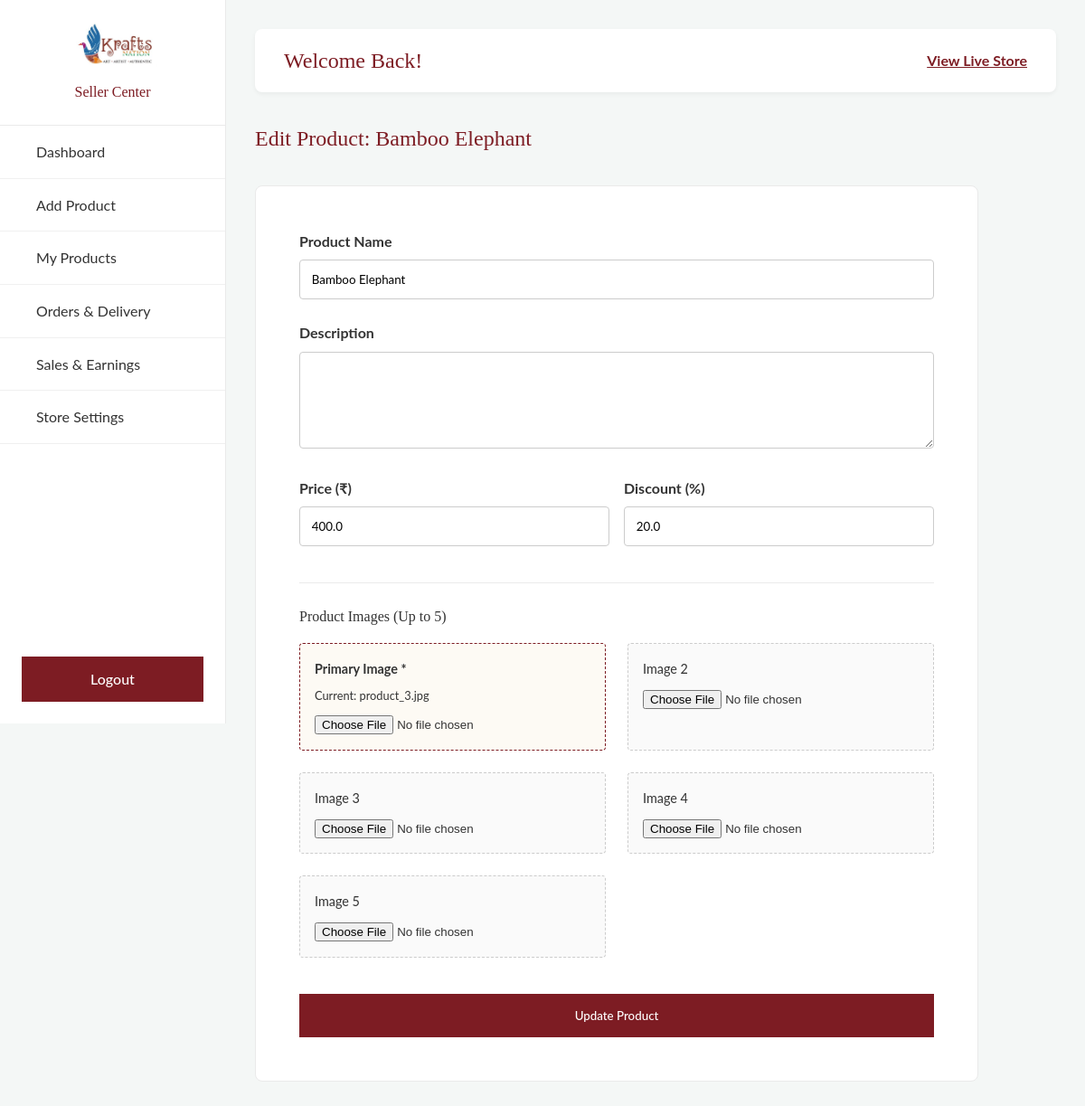
/seller/edit-product/1 (signed in), run on the app's committed database.
### models/product.py (models this page shows)
class Product(db.Model):
    __tablename__ = 'products'
    id = db.Column(db.Integer, primary_key=True)
    name = db.Column(db.String(255), nullable=False)
    description = db.Column(db.Text, nullable=True)
    price = db.Column(db.Float, nullable=False)
    discount = db.Column(db.Float, default=0.0)
    seller_id = db.Column(db.Integer, db.ForeignKey('users.id'), nullable=False)
    seller = db.relationship('User', foreign_keys=[seller_id])
    image_1 = db.Column(db.String(255), nullable=True)
    image_2 = db.Column(db.String(255), nullable=True)
    image_3 = db.Column(db.String(255), nullable=True)
    image_4 = db.Column(db.String(255), nullable=True)
    image_5 = db.Column(db.String(255), nullable=True)
    created_at = db.Column(db.DateTime, default=datetime.utcnow)

### routes/seller.py (the view, shortened to what this page needs)
@bp.route('/edit-product/<int:product_id>', methods=['GET', 'POST'])
def edit_product(product_id):
    if not check_seller(): return redirect(url_for('auth.login'))
    product = Product.query.get_or_404(product_id)
    if product.seller_id != session['user_id']:
        return "Unauthorized", 401
    return render_template('seller/edit_product.html', product=product)

### routes/seller.py (called while the page is built)
def check_seller():
    if not session.get('user_id') or session.get('role') != 'SELLER':
        flash('Please login as a seller to access this page.')
        return False
    return True

### templates/seller/edit_product.html (shortened to what this page needs)
{% extends "seller/seller_base.html" %}
{% block content %}
<div style="max-width: 800px;">
    <h2 style="color: var(--color-primary); margin-bottom: 2rem;">Edit Product: {{ product.name }}</h2>
    <div style="background: white; border: 1px solid var(--border-color); padding: 3rem; border-radius: 8px;">
        <form action="{{ url_for('seller.edit_product', product_id=product.id) }}" method="POST" enctype="multipart/form-data" style="display: flex; flex-direction: column; gap: 1.5rem;">
            <div>
                <label style="display: block; font-weight: bold; margin-bottom: 0.5rem;">Product Name</label>
                <input type="text" name="name" value="{{ product.name }}" required style="width: 100%; padding: 0.8rem; border: 1px solid #ccc; font-family: var(--font-body); box-sizing: border-box; border-radius: 4px;">
            </div>
            <div>
                <label style="display: block; font-weight: bold; margin-bottom: 0.5rem;">Description</label>
                <textarea name="description" rows="5" style="width: 100%; padding: 0.8rem; border: 1px solid #ccc; font-family: var(--font-body); box-sizing: border-box; border-radius: 4px;">{{ product.description }}</textarea>
            </div>
            <div style="display: flex; gap: 1rem;">
                <div style="flex: 1;">
                    <label style="display: block; font-weight: bold; margin-bottom: 0.5rem;">Price (₹)</label>
                    <input type="number" step="0.01" name="price" value="{{ product.price }}" required style="width: 100%; padding: 0.8rem; border: 1px solid #ccc; font-family: var(--font-body); box-sizing: border-box; border-radius: 4px;">
                </div>
                <div style="flex: 1;">
                    <label style="display: block; font-weight: bold; margin-bottom: 0.5rem;">Discount (%)</label>
                    <input type="number" step="0.1" name="discount" value="{{ product.discount }}" style="width: 100%; padding: 0.8rem; border: 1px solid #ccc; font-family: var(--font-body); box-sizing: border-box; border-radius: 4px;">
                </div>
            </div>
            <div style="border-top: 1px solid var(--border-color); margin-top: 1rem; padding-top: 1.5rem;">
                <h4 style="margin-bottom: 1rem;">Product Images (Up to 5)</h4>
                <div style="display: grid; grid-template-columns: repeat(2, 1fr); gap: 1.5rem;">
                    <div style="background: var(--color-cream); padding: 1rem; border-radius: 4px; border: 1px dashed var(--color-primary);">
                        <label style="font-size: 0.9rem; font-weight: bold; display: block; margin-bottom: 0.5rem;">Primary Image *</label>
                        {% if product.image_1 %}<div style="font-size: 0.8rem; margin-bottom: 0.5rem;">Current: {{ product.image_1 }}</div>{% endif %}
                        <input type="file" name="image_1" accept="image/*" style="width: 100%;">
                    </div>
                    <div style="background: #fafafa; padding: 1rem; border-radius: 4px; border: 1px dashed #ccc;">
                        <label style="font-size: 0.9rem; display: block; margin-bottom: 0.5rem;">Image 2</label>
                        <input type="file" name="image_2" accept="image/*" style="width: 100%;">
                    </div>
                    <div style="background: #fafafa; padding: 1rem; border-radius: 4px; border: 1px dashed #ccc;">
                        <label style="font-size: 0.9rem; display: block; margin-bottom: 0.5rem;">Image 3</label>
                        <input type="file" name="image_3" accept="image/*" style="width: 100%;">
                    </div>
                    <div style="background: #fafafa; padding: 1rem; border-radius: 4px; border: 1px dashed #ccc;">
                        <label style="font-size: 0.9rem; display: block; margin-bottom: 0.5rem;">Image 4</label>
                        <input type="file" name="image_4" accept="image/*" style="width: 100%;">
                    </div>
                    <div style="background: #fafafa; padding: 1rem; border-radius: 4px; border: 1px dashed #ccc;">
                        <label style="font-size: 0.9rem; display: block; margin-bottom: 0.5rem;">Image 5</label>
                        <input type="file" name="image_5" accept="image/*" style="width: 100%;">
                    </div>
                </div>
            </div>
            <button type="submit" class="btn-solid-primary" style="margin-top: 1rem; padding: 1rem;">Update Product</button>
        </form>
    </div>
</div>
{% endblock %}

### static/css/style.css (style rules this page uses)
:root { --color-primary: #7d1c23; --color-primary-dark: #62141a; --color-cream: #fdfaf4; --color-white: #ffffff; --color-text: #333333; --color-text-muted: #555555; --color-warning: #2e7d32; --font-body: "Lato", sans-serif; --font-display: "Playfair Display", Georgia, serif; --border-color: #eaeaea; --transition: all 0.2s ease-in-out; }
* { margin: 0; padding: 0; box-sizing: border-box; }
body { font-family: var(--font-body); color: var(--color-text); background-color: var(--color-white); line-height: 1.6; }
h1, h2, h3, h4, h5, h6 { font-family: var(--font-display); font-weight: 500; }
.btn-solid-primary { background-color: var(--color-primary); color: white; padding: 0.75rem 2rem; border: none; font-family: var(--font-body); font-weight: 500; cursor: pointer; }

### templates/seller/seller_base.html (style rules this page uses)
:root { --sidebar-width: 250px; }
body { background-color: #f4f7f6; margin: 0; padding: 0; display: flex; min-height: 100vh; }

### data on the page
Product: name "Bamboo Elephant", price "400.0", discount "20.0", image_1 "product_3.jpg"
